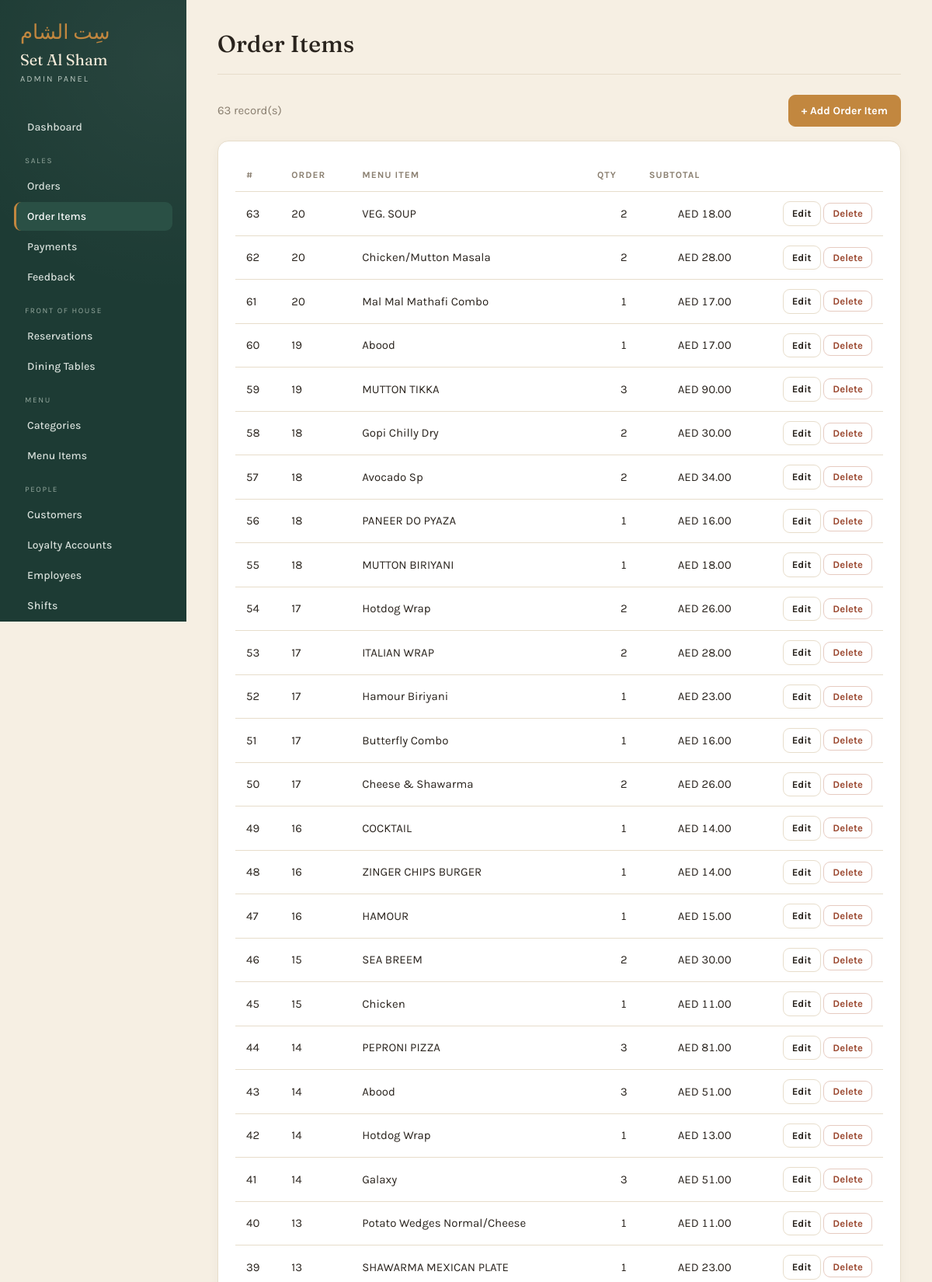
The app's page /admin/list.php?t=orderitems (signed in, upper part) with its own data.
### tables this page shows
CREATE TABLE OrderItems (
    OrderItemID INT AUTO_INCREMENT PRIMARY KEY,
    OrderID INT NOT NULL,
    ItemID INT NOT NULL,
    Quantity INT NOT NULL CHECK (Quantity > 0),
    Subtotal DECIMAL(10, 2) NOT NULL CHECK (Subtotal >= 0),
    FOREIGN KEY (OrderID) REFERENCES Orders(OrderID) ON DELETE CASCADE,
    FOREIGN KEY (ItemID) REFERENCES MenuItems(ItemID) ON DELETE RESTRICT
);

CREATE TABLE Orders (
    OrderID INT AUTO_INCREMENT PRIMARY KEY,
    CustomerID INT,
    EmployeeID INT NOT NULL,
    TableID INT,
    OrderType VARCHAR(20) NOT NULL CHECK (OrderType IN ('Dine-in', 'Takeaway', 'Delivery')),
    OrderDateTime DATETIME DEFAULT CURRENT_TIMESTAMP,
    TotalAmount DECIMAL(10, 2) DEFAULT 0.00,
    Status VARCHAR(20) DEFAULT 'In Progress' CHECK (Status IN ('In Progress', 'Completed', 'Cancelled')),
    FOREIGN KEY (CustomerID) REFERENCES Customers(CustomerID) ON DELETE SET NULL,
    FOREIGN KEY (EmployeeID) REFERENCES Employees(EmployeeID) ON DELETE RESTRICT,
    FOREIGN KEY (TableID) REFERENCES DiningTables(TableID) ON DELETE SET NULL
);

CREATE TABLE MenuItems (
    ItemID INT AUTO_INCREMENT PRIMARY KEY,
    CategoryID INT NOT NULL,
    ItemName VARCHAR(100) NOT NULL,
    BasePrice DECIMAL(8, 2) NOT NULL CHECK (BasePrice >= 0),
    ItemType VARCHAR(30) NOT NULL CHECK (ItemType IN ('Main', 'Beverage', 'Dessert', 'Combo', 'Add-on')),
    IsAvailable BOOLEAN DEFAULT TRUE,
    FOREIGN KEY (CategoryID) REFERENCES Categories(CategoryID) ON DELETE RESTRICT
);

### admin/auth_check.php (called while the page is built, shortened)
<?php
require_once 'roles.php';
$CURRENT_ROLE = $_SESSION['admin_role'] ?? 'Admin';

### admin/roles.php (called while the page is built, shortened)
<?php
$ROLES = [
    'Admin' => [
        'label'  => 'Administrator',
        'groups' => '*',
        'write'  => true,
    ],
    'Manager' => [
        'label'  => 'Manager',
        'groups' => ['Sales','Front of House','Menu','People','Supply Chain','Logs'],
        'write'  => true,
    ],
    'Cashier' => [
        'label'  => 'Cashier',
        'groups' => ['Sales'],
        'write'  => true,
    ],
    'Waiter' => [
        'label'  => 'Waiter',
        'groups' => ['Front of House','Menu'],
        'write'  => false,
    ],
];
function role_can_write($role) {
    global $ROLES;
    return !empty($ROLES[$role]['write']);
}

### admin/db.php (called while the page is built, shortened)
<?php
function money($n) { return 'AED ' . number_format((float)$n, 2); }
function h($s)     { return htmlspecialchars($s ?? '', ENT_QUOTES); }

### admin/list.php (the view, shortened to what this page needs)
<?php
require 'auth_check.php';
require 'db.php';
require 'lib.php';
$key = $_GET['t'] ?? '';
$cfg = table_cfg($key);
$canWrite = role_can_write($CURRENT_ROLE);
$rows = mysqli_query($conn, list_query($cfg));
$listCols = array_filter($cfg['cols'], fn($c) => ($c['list'] ?? true) !== false);
require 'header.php';
?>
<div class="toolbar">
  <span class="muted-text"><?= mysqli_num_rows($rows) ?> record(s)</span>
  <?php if ($canWrite && can($cfg, 'add')):
    $singular = $cfg['singular'] ?? rtrim($cfg['label'], 's'); ?>
    <a class="btn btn-primary" href="form.php?t=<?= h($key) ?>">+ Add <?= h($singular) ?></a>
  <?php endif; ?>
</div>
<div class="card">
  <table>
    <thead>
      <tr>
        <?php foreach ($listCols as $c): ?><th><?= h($c['label']) ?></th><?php endforeach; ?>
        <?php if ($canWrite && (can($cfg,'edit') || can($cfg,'delete'))): ?><th></th><?php endif; ?>
      </tr>
    </thead>
    <tbody>
      <?php if (mysqli_num_rows($rows) === 0): ?>
        <tr><td colspan="20" class="muted-text">No records yet.</td></tr>
      <?php else: while ($row = mysqli_fetch_assoc($rows)): $pk = $row[$cfg['pk']] ?? 0; ?>
        <tr>
          <?php foreach ($listCols as $c): ?>
            <td class="<?= (($c['type']??'')==='decimal'||($c['type']??'')==='int'||!empty($c['money']))?'num':'' ?>"><?= cell($c, $row) ?></td>
          <?php endforeach; ?>
          <?php if ($canWrite && (can($cfg,'edit') || can($cfg,'delete'))): ?>
            <td style="white-space:nowrap;text-align:right">
              <?php if (can($cfg,'edit')): ?>
                <a class="btn btn-sm" href="form.php?t=<?= h($key) ?>&id=<?= (int)$pk ?>">Edit</a>
              <?php endif; ?>
              <?php if (can($cfg,'delete')): ?>
                <form method="post" class="inline" onsubmit="return confirm('Delete this record?');">
                  <button class="btn btn-sm btn-danger">Delete</button>
                </form>
              <?php endif; ?>
            </td>
          <?php endif; ?>
        </tr>
      <?php endwhile; endif; ?>
    </tbody>
  </table>
</div>
<?php require 'footer.php'; ?>

### admin/lib.php (shortened to what this page needs)
<?php
function can($cfg, $op) {
    return $cfg['can'][$op] ?? true;
}
function list_query($cfg) {
    $sel = ['base.*'];
    $joins = [];
    $i = 0;
    foreach ($cfg['cols'] as $c) {
        if (($c['type'] ?? '') === 'fk') {
            $a   = "j$i";
            $ft  = $c['fk']['table'];
            $fpk = $c['fk']['pk'];
            $parts = array_map(fn($lc) => "$a.`$lc`", $c['fk']['labelCols']);
            $expr = count($parts) > 1 ? "CONCAT_WS(' ', " . implode(',', $parts) . ")" : $parts[0];
            $sel[]   = "$expr AS `__fk_{$c['name']}`";
            $joins[] = "LEFT JOIN `$ft` $a ON base.`{$c['name']}` = $a.`$fpk`";
            $i++;
        }
    }
    return "SELECT " . implode(', ', $sel) . " FROM `{$cfg['table']}` base "
         . implode(' ', $joins) . " ORDER BY base.`{$cfg['pk']}` DESC";
}
function cell($c, $row) {
    $type = $c['type'] ?? 'text';
    if ($type === 'fk') {
        $lbl = $row["__fk_{$c['name']}"] ?? null;
        return ($lbl !== null && $lbl !== '') ? h($lbl) : '<span class="muted-text">—</span>';
    }
    $v = $row[$c['name']] ?? null;
    if (!empty($c['money'])) return money($v);
    return h($v);
}

### admin/style.css (style rules this page uses)
:root { --green: #1d3b34; --green-soft: #2a5045; --parch: #f6efe3; --card: #ffffff; --ink: #2a241e; --muted: #8a7f70; --line: #e7ddcb; --saffron: #c2873f; --saffron-d: #a96f2c; --terra: #9c4a32; --ok: #3f7d5b; --warn: #b07d2a; --cream: #f3ead9; }
* { box-sizing: border-box; }
body { margin: 0; font-family: 'Karla', sans-serif; color: var(--ink); background: var(--parch); font-size: 15px; line-height: 1.5; }
a { color: var(--saffron-d); text-decoration: none; }
.card { background: var(--card); border: 1px solid var(--line); border-radius: 14px; padding: 22px; box-shadow: 0 4px 16px rgba(42,36,30,.04); margin-bottom: 22px; }
table { width: 100%; border-collapse: collapse; }
th, td { text-align: left; padding: 12px 14px; border-bottom: 1px solid var(--line); }
th { font-size: 12px; text-transform: uppercase; letter-spacing: 1px; color: var(--muted); font-weight: 700; }
td.num, th.num { text-align: right; font-variant-numeric: tabular-nums; }
.btn { display: inline-block; font-family: 'Karla', sans-serif; font-size: 14px; font-weight: 700; padding: 9px 16px; border-radius: 9px; border: 1px solid var(--line); background: #fff; color: var(--ink); cursor: pointer; transition: background .15s, border-color .15s; }
.btn-primary { background: var(--saffron); border-color: var(--saffron); color: #fff; }
.btn-danger { color: var(--terra); border-color: #e6cbc1; }
.btn-sm { padding: 5px 11px; font-size: 13px; }
form.inline { display: inline; }
.muted-text { color: var(--muted); }
.toolbar { display: flex; justify-content: space-between; align-items: center; margin-bottom: 18px; gap: 12px; flex-wrap: wrap; }

### records on screen
orderitems: OrderItemID "63", OrderID.OrderID "20", ItemID.ItemName "VEG. SOUP", Quantity "2", Subtotal "AED 18.00"
orderitems: OrderItemID "62", OrderID.OrderID "20", ItemID.ItemName "Chicken/Mutton Masala", Quantity "2", Subtotal "AED 28.00"
orderitems: OrderItemID "61", OrderID.OrderID "20", ItemID.ItemName "Mal Mal Mathafi Combo", Quantity "1", Subtotal "AED 17.00"
orderitems: OrderItemID "60", OrderID.OrderID "19", ItemID.ItemName "Abood", Quantity "1", Subtotal "AED 17.00"
orderitems: OrderItemID "59", OrderID.OrderID "19", ItemID.ItemName "MUTTON TIKKA", Quantity "3", Subtotal "AED 90.00"
orderitems: OrderItemID "58", OrderID.OrderID "18", ItemID.ItemName "Gopi Chilly Dry", Quantity "2", Subtotal "AED 30.00"
orderitems: OrderItemID "57", OrderID.OrderID "18", ItemID.ItemName "Avocado Sp", Quantity "2", Subtotal "AED 34.00"
orderitems: OrderItemID "56", OrderID.OrderID "18", ItemID.ItemName "PANEER DO PYAZA", Quantity "1", Subtotal "AED 16.00"
orderitems: OrderItemID "55", OrderID.OrderID "18", ItemID.ItemName "MUTTON BIRIYANI", Quantity "1", Subtotal "AED 18.00"
orderitems: OrderItemID "54", OrderID.OrderID "17", ItemID.ItemName "Hotdog Wrap", Quantity "2", Subtotal "AED 26.00"
orderitems: OrderItemID "53", OrderID.OrderID "17", ItemID.ItemName "ITALIAN WRAP", Quantity "2", Subtotal "AED 28.00"
orderitems: OrderItemID "52", OrderID.OrderID "17", ItemID.ItemName "Hamour Biriyani", Quantity "1", Subtotal "AED 23.00"
orderitems: OrderItemID "51", OrderID.OrderID "17", ItemID.ItemName "Butterfly Combo", Quantity "1", Subtotal "AED 16.00"
orderitems: OrderItemID "50", OrderID.OrderID "17", ItemID.ItemName "Cheese & Shawarma", Quantity "2", Subtotal "AED 26.00"
orderitems: OrderItemID "49", OrderID.OrderID "16", ItemID.ItemName "COCKTAIL", Quantity "1", Subtotal "AED 14.00"
orderitems: OrderItemID "48", OrderID.OrderID "16", ItemID.ItemName "ZINGER CHIPS BURGER", Quantity "1", Subtotal "AED 14.00"
orderitems: OrderItemID "47", OrderID.OrderID "16", ItemID.ItemName "HAMOUR", Quantity "1", Subtotal "AED 15.00"
orderitems: OrderItemID "46", OrderID.OrderID "15", ItemID.ItemName "SEA BREEM", Quantity "2", Subtotal "AED 30.00"
orderitems: OrderItemID "45", OrderID.OrderID "15", ItemID.ItemName "Chicken", Quantity "1", Subtotal "AED 11.00"
orderitems: OrderItemID "44", OrderID.OrderID "14", ItemID.ItemName "PEPRONI PIZZA", Quantity "3", Subtotal "AED 81.00"
orderitems: OrderItemID "43", OrderID.OrderID "14", ItemID.ItemName "Abood", Quantity "3", Subtotal "AED 51.00"
orderitems: OrderItemID "42", OrderID.OrderID "14", ItemID.ItemName "Hotdog Wrap", Quantity "1", Subtotal "AED 13.00"
orderitems: OrderItemID "41", OrderID.OrderID "14", ItemID.ItemName "Galaxy", Quantity "3", Subtotal "AED 51.00"
orderitems: OrderItemID "40", OrderID.OrderID "13", ItemID.ItemName "Potato Wedges Normal/Cheese", Quantity "1", Subtotal "AED 11.00"
orderitems: OrderItemID "39", OrderID.OrderID "13", ItemID.ItemName "SHAWARMA MEXICAN PLATE", Quantity "1", Subtotal "AED 23.00"

### other values on screen
$gname "SALES"
$navLabel "Orders"
$navLabel "Order Items"
$navLabel "Payments"
$navLabel "Feedback"
$gname "FRONT OF HOUSE"
$navLabel "Reservations"
$navLabel "Dining Tables"
$gname "MENU"
$navLabel "Categories"
$navLabel "Menu Items"
$gname "PEOPLE"
$navLabel "Customers"
$navLabel "Loyalty Accounts"
$navLabel "Employees"
